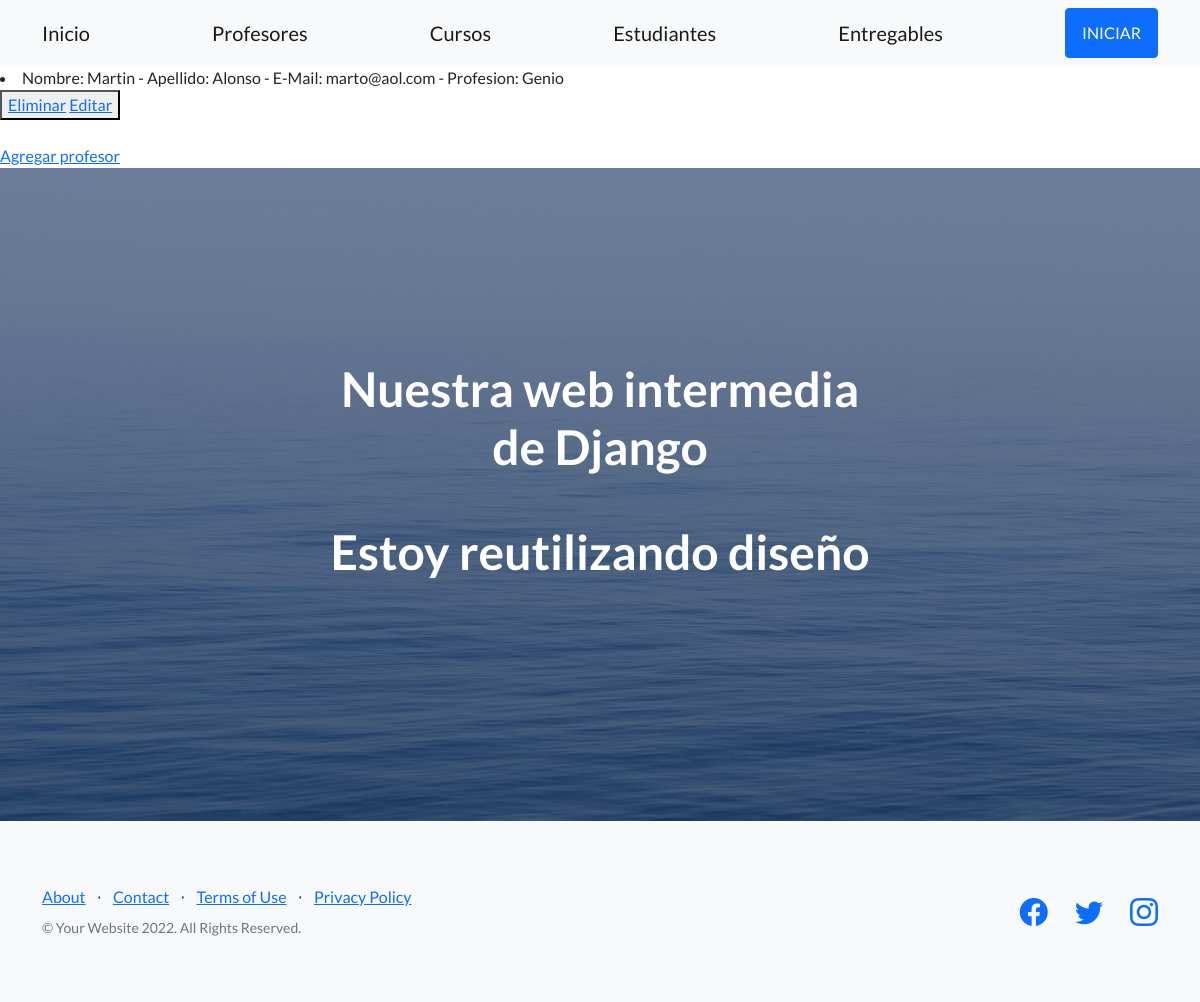
Page /AppCoder/leerProfesores on the earlier database version.
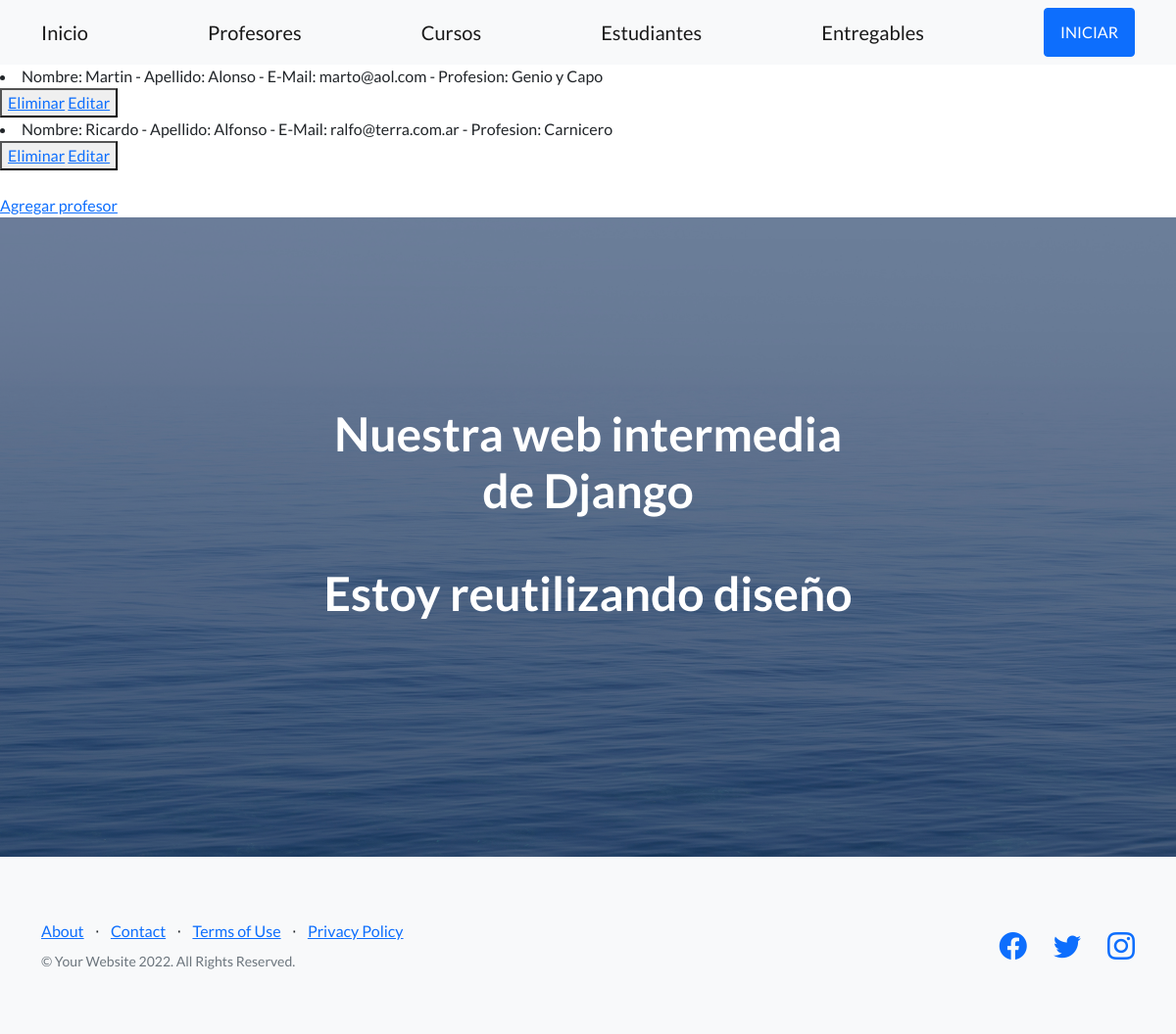
Same page on the later database version.
### AppCoder/models.py (models this page shows)
class Profesor(models.Model):
    nombre=models.CharField(max_length=30)
    apellido=models.CharField(max_length=30)
    email=models.EmailField()
    profesion=models.CharField(max_length=30)
    def __str__(self):
        return f"Nombre: {self.nombre} - Apellido: {self.apellido} - E-Mail: {self.email} - Profesion: {self.profesion}"

### AppCoder/views.py (the view)
# urls.py: path('leerProfesores', views.leerProfesores, name="LeerProfesores"),
def leerProfesores(request):
    profesores = Profesor.objects.all()
    contexto= {"profesores":profesores}
    return render(request, "AppCoder/leerProfesores.html",contexto)

### AppCoder/templates/AppCoder/leerProfesores.html
{% extends "AppCoder/padre.html" %}
{% load static %}
{% block contenidoQueCambia %}
{% for p in profesores %}
    <li> {{p}} </li>
    <button>
        <a href="{% url 'EliminarProfesor' p.nombre%}"> Eliminar</a>
        <a href="{% url 'EditarProfesor' p.nombre%}"> Editar</a>
    </button>
{% endfor %}
<br>
<br>
<a href="profesorFormulario">Agregar profesor</a>
{% endblock%}

Differences in the rows shown:
changed Profesor: nombre+apellido+email "Nombre: Martin - Apellido: Alonso - E-Mail: marto@aol.com - Profesion: Genio" → "Nombre: Martin - Apellido: Alonso - E-Mail: marto@aol.com - Profesion: Genio y Capo"
added Profesor: nombre+apellido+email "Nombre: Ricardo - Apellido: Alfonso - E-Mail: ralfo@terra.com.ar - Profesion: Carnicero"
